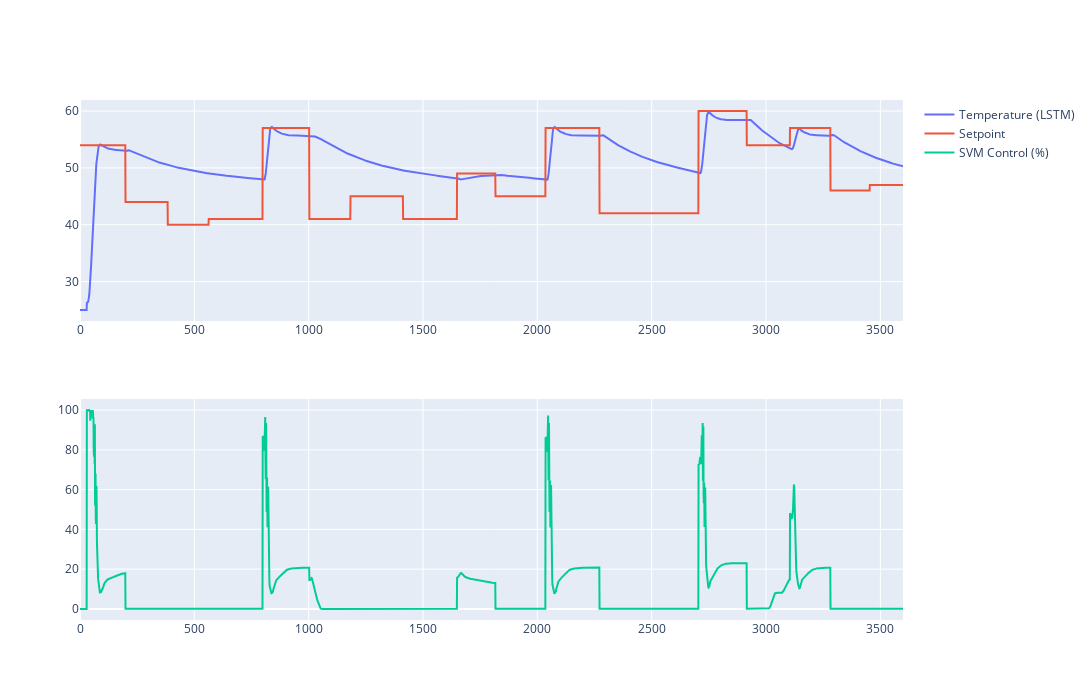

The code cell stored with this chart in its notebook:
### Code cell
fig = make_subplots(rows=2, cols = 1)

fig.add_trace(
    go.Scatter(y=T1, name="Temperature (LSTM)"), row=1, col=1
)

fig.add_trace(
    go.Scatter(y=Tsp, name="Setpoint"), row=1, col=1
)

fig.add_trace(
    go.Scatter(y=Q1, name="SVM Control (%)"), row=2, col=1
)
fig.update_layout(height=700, width=1100)
fig.show()

### Figure 1 — Plotly figure (JSON) as saved in the notebook; plotly's stock layout.template omitted (floating-point values rounded to 4 significant figures; data arrays with more than 128 entries replaced by an {"elided": "..."} marker saying what was removed)
{"data": [{"name": "Temperature (LSTM)", "type": "scatter", "xaxis": "x", "y": {"elided": "3600 float values"}, "yaxis": "y"}, {"name": "Setpoint", "type": "scatter", "xaxis": "x", "y": {"elided": "3600 int values"}, "yaxis": "y"}, {"name": "SVM Control (%)", "type": "scatter", "xaxis": "x2", "y": {"elided": "3600 float values"}, "yaxis": "y2"}], "layout": {"height": 700, "width": 1100, "xaxis": {"anchor": "y", "autorange": true, "domain": [0, 1], "range": [0, 3599]}, "xaxis2": {"anchor": "y2", "autorange": true, "domain": [0, 1], "range": [0, 3599]}, "yaxis": {"anchor": "x", "autorange": true, "domain": [0.575, 1], "range": [23.06, 61.94], "type": "linear"}, "yaxis2": {"anchor": "x2", "autorange": true, "domain": [0, 0.425], "range": [-5.556, 105.6], "type": "linear"}}}
